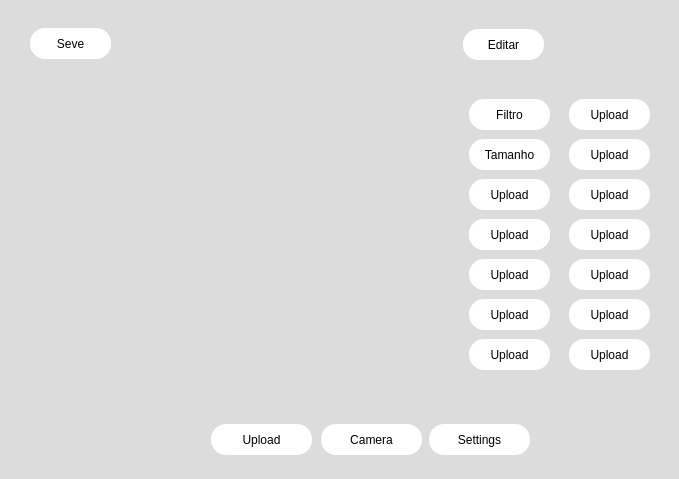
<?xml version="1.0" encoding="UTF-8"?>
<ui version="4.0">
 <class>MainWindow</class>
 <widget class="QMainWindow" name="MainWindow">
  <property name="geometry">
   <rect>
    <x>0</x>
    <y>0</y>
    <width>679</width>
    <height>479</height>
   </rect>
  </property>
  <property name="windowTitle">
   <string>Bosch Foto</string>
  </property>
  <property name="windowIcon">
   <iconset>
    <normaloff>img/simple-brand-bosch-logo-3d-download-png-14-removebg-preview.png</normaloff>img/simple-brand-bosch-logo-3d-download-png-14-removebg-preview.png</iconset>
  </property>
  <property name="styleSheet">
   <string notr="true">background-color: rgb(220, 220, 220);</string>
  </property>
  <widget class="QWidget" name="centralwidget">
   <widget class="QLabel" name="label_2">
    <property name="geometry">
     <rect>
      <x>0</x>
      <y>0</y>
      <width>681</width>
      <height>481</height>
     </rect>
    </property>
    <property name="maximumSize">
     <size>
      <width>901</width>
      <height>601</height>
     </size>
    </property>
    <property name="sizeIncrement">
     <size>
      <width>901</width>
      <height>601</height>
     </size>
    </property>
    <property name="baseSize">
     <size>
      <width>901</width>
      <height>601</height>
     </size>
    </property>
    <property name="text">
     <string/>
    </property>
    <property name="pixmap">
     <pixmap>S:/PM/ter/ets/Inter_Setor/COMPARTILHADO/APRENDIZES/DIGITAL_SOLUTIONS_03/DANILO_WILLIAM_DE_SOUZA_ELIAS/shered_acces/img/compartilado_fundo.png</pixmap>
    </property>
    <property name="scaledContents">
     <bool>true</bool>
    </property>
   </widget>
   <widget class="QLabel" name="label">
    <property name="geometry">
     <rect>
      <x>139</x>
      <y>414</y>
      <width>411</width>
      <height>51</height>
     </rect>
    </property>
    <property name="styleSheet">
     <string notr="true">border-radius:20px;</string>
    </property>
    <property name="text">
     <string/>
    </property>
   </widget>
   <widget class="QPushButton" name="CAMERA">
    <property name="geometry">
     <rect>
      <x>321</x>
      <y>424</y>
      <width>101</width>
      <height>31</height>
     </rect>
    </property>
    <property name="cursor">
     <cursorShape>PointingHandCursor</cursorShape>
    </property>
    <property name="styleSheet">
     <string notr="true">QPushButton {
	background-color: rgb(255, 255, 255);
	border-radius:15px;
color: rgb(0, 0, 0);
	font: 10pt &quot;Tahoma&quot;;

}
QPushButton:hover {
	color: rgb(175, 175, 175);
}</string>
    </property>
    <property name="text">
     <string>Camera</string>
    </property>
    <property name="icon">
     <iconset>
      <normaloff>../img/camera.png</normaloff>../img/camera.png</iconset>
    </property>
   </widget>
   <widget class="QPushButton" name="EDITAR">
    <property name="geometry">
     <rect>
      <x>463</x>
      <y>29</y>
      <width>81</width>
      <height>31</height>
     </rect>
    </property>
    <property name="cursor">
     <cursorShape>PointingHandCursor</cursorShape>
    </property>
    <property name="styleSheet">
     <string notr="true">QPushButton {
	background-color: rgb(255, 255, 255);
	border-radius:15px;
color: rgb(0, 0, 0);
	font: 10pt &quot;Tahoma&quot;;

}
QPushButton:hover {
	color: rgb(175, 175, 175);
}</string>
    </property>
    <property name="text">
     <string>Editar</string>
    </property>
    <property name="icon">
     <iconset>
      <normaloff>../img/edicao-de-fotos.png</normaloff>../img/edicao-de-fotos.png</iconset>
    </property>
   </widget>
   <widget class="QPushButton" name="SETTINGS">
    <property name="geometry">
     <rect>
      <x>429</x>
      <y>424</y>
      <width>101</width>
      <height>31</height>
     </rect>
    </property>
    <property name="cursor">
     <cursorShape>PointingHandCursor</cursorShape>
    </property>
    <property name="styleSheet">
     <string notr="true">QPushButton {
	background-color: rgb(255, 255, 255);
	border-radius:15px;
color: rgb(0, 0, 0);
	font: 10pt &quot;Tahoma&quot;;

}
QPushButton:hover {
	color: rgb(175, 175, 175);
}</string>
    </property>
    <property name="text">
     <string>Settings</string>
    </property>
    <property name="icon">
     <iconset>
      <normaloff>../img/settings.png</normaloff>../img/settings.png</iconset>
    </property>
   </widget>
   <widget class="QLabel" name="label_3">
    <property name="geometry">
     <rect>
      <x>156</x>
      <y>424</y>
      <width>31</width>
      <height>31</height>
     </rect>
    </property>
    <property name="text">
     <string/>
    </property>
    <property name="pixmap">
     <pixmap>../img/simple-brand-bosch-logo-3d-download-png-14-removebg-preview.png</pixmap>
    </property>
    <property name="scaledContents">
     <bool>true</bool>
    </property>
   </widget>
   <widget class="QPushButton" name="UPLOAD">
    <property name="geometry">
     <rect>
      <x>211</x>
      <y>424</y>
      <width>101</width>
      <height>31</height>
     </rect>
    </property>
    <property name="cursor">
     <cursorShape>PointingHandCursor</cursorShape>
    </property>
    <property name="styleSheet">
     <string notr="true">QPushButton {
	background-color: rgb(255, 255, 255);
	border-radius:15px;
color: rgb(0, 0, 0);
	font: 10pt &quot;Tahoma&quot;;

}
QPushButton:hover {
	color: rgb(175, 175, 175);
}</string>
    </property>
    <property name="text">
     <string>Upload</string>
    </property>
    <property name="icon">
     <iconset>
      <normaloff>../img/envio.png</normaloff>../img/envio.png</iconset>
    </property>
   </widget>
   <widget class="QLabel" name="LABEL_EDIT">
    <property name="geometry">
     <rect>
      <x>450</x>
      <y>20</y>
      <width>211</width>
      <height>381</height>
     </rect>
    </property>
    <property name="styleSheet">
     <string notr="true">border-radius:15px;</string>
    </property>
    <property name="text">
     <string/>
    </property>
   </widget>
   <widget class="QPushButton" name="VOLTAR_ESQUERDA">
    <property name="geometry">
     <rect>
      <x>5</x>
      <y>445</y>
      <width>31</width>
      <height>31</height>
     </rect>
    </property>
    <property name="cursor">
     <cursorShape>PointingHandCursor</cursorShape>
    </property>
    <property name="styleSheet">
     <string notr="true">QPushButton {
	background-color: rgb(220, 220, 220);
	border-radius:15px;
color: rgb(0, 0, 0);
	font: 10pt &quot;Tahoma&quot;;

}
QPushButton:hover {
background-color: rgb(204, 204, 204);
	color: rgb(175, 175, 175);
}</string>
    </property>
    <property name="text">
     <string/>
    </property>
    <property name="icon">
     <iconset>
      <normaloff>../img/flecha.png</normaloff>../img/flecha.png</iconset>
    </property>
    <property name="iconSize">
     <size>
      <width>13</width>
      <height>13</height>
     </size>
    </property>
   </widget>
   <widget class="QPushButton" name="VOLTAR_DIREITA">
    <property name="geometry">
     <rect>
      <x>643</x>
      <y>443</y>
      <width>31</width>
      <height>31</height>
     </rect>
    </property>
    <property name="cursor">
     <cursorShape>PointingHandCursor</cursorShape>
    </property>
    <property name="styleSheet">
     <string notr="true">QPushButton {
	background-color: rgb(220, 220, 220);
	border-radius:15px;
color: rgb(0, 0, 0);
	font: 10pt &quot;Tahoma&quot;;

}
QPushButton:hover {
background-color: rgb(204, 204, 204);
	color: rgb(175, 175, 175);
}</string>
    </property>
    <property name="text">
     <string/>
    </property>
    <property name="icon">
     <iconset>
      <normaloff>../img/flecha.png</normaloff>../img/flecha.png</iconset>
    </property>
    <property name="iconSize">
     <size>
      <width>13</width>
      <height>13</height>
     </size>
    </property>
   </widget>
   <widget class="QPushButton" name="SEVE">
    <property name="geometry">
     <rect>
      <x>30</x>
      <y>28</y>
      <width>81</width>
      <height>31</height>
     </rect>
    </property>
    <property name="cursor">
     <cursorShape>PointingHandCursor</cursorShape>
    </property>
    <property name="styleSheet">
     <string notr="true">QPushButton {
	background-color: rgb(255, 255, 255);
	border-radius:15px;
color: rgb(0, 0, 0);
	font: 10pt &quot;Tahoma&quot;;

}
QPushButton:hover {
	color: rgb(175, 175, 175);
}</string>
    </property>
    <property name="text">
     <string>Seve</string>
    </property>
    <property name="icon">
     <iconset>
      <normaloff>../img/image.png</normaloff>../img/image.png</iconset>
    </property>
   </widget>
   <widget class="QLabel" name="label_6">
    <property name="geometry">
     <rect>
      <x>18</x>
      <y>20</y>
      <width>401</width>
      <height>71</height>
     </rect>
    </property>
    <property name="styleSheet">
     <string notr="true">border-radius:15px;</string>
    </property>
    <property name="text">
     <string/>
    </property>
   </widget>
   <widget class="QPushButton" name="IMG">
    <property name="geometry">
     <rect>
      <x>18</x>
      <y>70</y>
      <width>401</width>
      <height>331</height>
     </rect>
    </property>
    <property name="cursor">
     <cursorShape>PointingHandCursor</cursorShape>
    </property>
    <property name="styleSheet">
     <string notr="true">QPushButton {
background-color: rgb(220, 220, 220);
	border-radius:15px;

}
</string>
    </property>
    <property name="text">
     <string/>
    </property>
    <property name="icon">
     <iconset>
      <normaloff>img/Bosch.jpg</normaloff>img/Bosch.jpg</iconset>
    </property>
    <property name="iconSize">
     <size>
      <width>300</width>
      <height>300</height>
     </size>
    </property>
   </widget>
   <widget class="QStackedWidget" name="stackedWidget">
    <property name="geometry">
     <rect>
      <x>459</x>
      <y>79</y>
      <width>191</width>
      <height>311</height>
     </rect>
    </property>
    <property name="currentIndex">
     <number>0</number>
    </property>
    <widget class="QWidget" name="SCREEN_BUTON">
     <widget class="QPushButton" name="UPLOAD_2">
      <property name="geometry">
       <rect>
        <x>10</x>
        <y>20</y>
        <width>81</width>
        <height>31</height>
       </rect>
      </property>
      <property name="cursor">
       <cursorShape>PointingHandCursor</cursorShape>
      </property>
      <property name="styleSheet">
       <string notr="true">QPushButton {
	background-color: rgb(255, 255, 255);
	border-radius:15px;
color: rgb(0, 0, 0);
	font: 10pt &quot;Tahoma&quot;;

}
QPushButton:hover {
	color: rgb(175, 175, 175);
}</string>
      </property>
      <property name="text">
       <string>Filtro</string>
      </property>
     </widget>
     <widget class="QPushButton" name="UPLOAD_3">
      <property name="geometry">
       <rect>
        <x>10</x>
        <y>60</y>
        <width>81</width>
        <height>31</height>
       </rect>
      </property>
      <property name="cursor">
       <cursorShape>PointingHandCursor</cursorShape>
      </property>
      <property name="styleSheet">
       <string notr="true">QPushButton {
	background-color: rgb(255, 255, 255);
	border-radius:15px;
color: rgb(0, 0, 0);
	font: 10pt &quot;Tahoma&quot;;

}
QPushButton:hover {
	color: rgb(175, 175, 175);
}</string>
      </property>
      <property name="text">
       <string>Tamanho</string>
      </property>
     </widget>
     <widget class="QPushButton" name="UPLOAD_4">
      <property name="geometry">
       <rect>
        <x>10</x>
        <y>100</y>
        <width>81</width>
        <height>31</height>
       </rect>
      </property>
      <property name="cursor">
       <cursorShape>PointingHandCursor</cursorShape>
      </property>
      <property name="styleSheet">
       <string notr="true">QPushButton {
	background-color: rgb(255, 255, 255);
	border-radius:15px;
color: rgb(0, 0, 0);
	font: 10pt &quot;Tahoma&quot;;

}
QPushButton:hover {
	color: rgb(175, 175, 175);
}</string>
      </property>
      <property name="text">
       <string>Upload</string>
      </property>
     </widget>
     <widget class="QPushButton" name="UPLOAD_5">
      <property name="geometry">
       <rect>
        <x>10</x>
        <y>140</y>
        <width>81</width>
        <height>31</height>
       </rect>
      </property>
      <property name="cursor">
       <cursorShape>PointingHandCursor</cursorShape>
      </property>
      <property name="styleSheet">
       <string notr="true">QPushButton {
	background-color: rgb(255, 255, 255);
	border-radius:15px;
color: rgb(0, 0, 0);
	font: 10pt &quot;Tahoma&quot;;

}
QPushButton:hover {
	color: rgb(175, 175, 175);
}</string>
      </property>
      <property name="text">
       <string>Upload</string>
      </property>
      <property name="icon">
       <iconset>
        <normaloff>../img/envio.png</normaloff>../img/envio.png</iconset>
      </property>
     </widget>
     <widget class="QPushButton" name="UPLOAD_6">
      <property name="geometry">
       <rect>
        <x>10</x>
        <y>180</y>
        <width>81</width>
        <height>31</height>
       </rect>
      </property>
      <property name="cursor">
       <cursorShape>PointingHandCursor</cursorShape>
      </property>
      <property name="styleSheet">
       <string notr="true">QPushButton {
	background-color: rgb(255, 255, 255);
	border-radius:15px;
color: rgb(0, 0, 0);
	font: 10pt &quot;Tahoma&quot;;

}
QPushButton:hover {
	color: rgb(175, 175, 175);
}</string>
      </property>
      <property name="text">
       <string>Upload</string>
      </property>
     </widget>
     <widget class="QPushButton" name="UPLOAD_7">
      <property name="geometry">
       <rect>
        <x>10</x>
        <y>140</y>
        <width>81</width>
        <height>31</height>
       </rect>
      </property>
      <property name="cursor">
       <cursorShape>PointingHandCursor</cursorShape>
      </property>
      <property name="styleSheet">
       <string notr="true">QPushButton {
	background-color: rgb(255, 255, 255);
	border-radius:15px;
color: rgb(0, 0, 0);
	font: 10pt &quot;Tahoma&quot;;

}
QPushButton:hover {
	color: rgb(175, 175, 175);
}</string>
      </property>
      <property name="text">
       <string>Upload</string>
      </property>
     </widget>
     <widget class="QPushButton" name="UPLOAD_8">
      <property name="geometry">
       <rect>
        <x>10</x>
        <y>220</y>
        <width>81</width>
        <height>31</height>
       </rect>
      </property>
      <property name="cursor">
       <cursorShape>PointingHandCursor</cursorShape>
      </property>
      <property name="styleSheet">
       <string notr="true">QPushButton {
	background-color: rgb(255, 255, 255);
	border-radius:15px;
color: rgb(0, 0, 0);
	font: 10pt &quot;Tahoma&quot;;

}
QPushButton:hover {
	color: rgb(175, 175, 175);
}</string>
      </property>
      <property name="text">
       <string>Upload</string>
      </property>
     </widget>
     <widget class="QPushButton" name="UPLOAD_9">
      <property name="geometry">
       <rect>
        <x>10</x>
        <y>260</y>
        <width>81</width>
        <height>31</height>
       </rect>
      </property>
      <property name="cursor">
       <cursorShape>PointingHandCursor</cursorShape>
      </property>
      <property name="styleSheet">
       <string notr="true">QPushButton {
	background-color: rgb(255, 255, 255);
	border-radius:15px;
color: rgb(0, 0, 0);
	font: 10pt &quot;Tahoma&quot;;

}
QPushButton:hover {
	color: rgb(175, 175, 175);
}</string>
      </property>
      <property name="text">
       <string>Upload</string>
      </property>
     </widget>
     <widget class="QPushButton" name="UPLOAD_10">
      <property name="geometry">
       <rect>
        <x>110</x>
        <y>60</y>
        <width>81</width>
        <height>31</height>
       </rect>
      </property>
      <property name="cursor">
       <cursorShape>PointingHandCursor</cursorShape>
      </property>
      <property name="styleSheet">
       <string notr="true">QPushButton {
	background-color: rgb(255, 255, 255);
	border-radius:15px;
color: rgb(0, 0, 0);
	font: 10pt &quot;Tahoma&quot;;

}
QPushButton:hover {
	color: rgb(175, 175, 175);
}</string>
      </property>
      <property name="text">
       <string>Upload</string>
      </property>
     </widget>
     <widget class="QPushButton" name="UPLOAD_11">
      <property name="geometry">
       <rect>
        <x>110</x>
        <y>180</y>
        <width>81</width>
        <height>31</height>
       </rect>
      </property>
      <property name="cursor">
       <cursorShape>PointingHandCursor</cursorShape>
      </property>
      <property name="styleSheet">
       <string notr="true">QPushButton {
	background-color: rgb(255, 255, 255);
	border-radius:15px;
color: rgb(0, 0, 0);
	font: 10pt &quot;Tahoma&quot;;

}
QPushButton:hover {
	color: rgb(175, 175, 175);
}</string>
      </property>
      <property name="text">
       <string>Upload</string>
      </property>
     </widget>
     <widget class="QPushButton" name="UPLOAD_12">
      <property name="geometry">
       <rect>
        <x>110</x>
        <y>20</y>
        <width>81</width>
        <height>31</height>
       </rect>
      </property>
      <property name="cursor">
       <cursorShape>PointingHandCursor</cursorShape>
      </property>
      <property name="styleSheet">
       <string notr="true">QPushButton {
	background-color: rgb(255, 255, 255);
	border-radius:15px;
color: rgb(0, 0, 0);
	font: 10pt &quot;Tahoma&quot;;

}
QPushButton:hover {
	color: rgb(175, 175, 175);
}</string>
      </property>
      <property name="text">
       <string>Upload</string>
      </property>
     </widget>
     <widget class="QPushButton" name="UPLOAD_13">
      <property name="geometry">
       <rect>
        <x>110</x>
        <y>140</y>
        <width>81</width>
        <height>31</height>
       </rect>
      </property>
      <property name="cursor">
       <cursorShape>PointingHandCursor</cursorShape>
      </property>
      <property name="styleSheet">
       <string notr="true">QPushButton {
	background-color: rgb(255, 255, 255);
	border-radius:15px;
color: rgb(0, 0, 0);
	font: 10pt &quot;Tahoma&quot;;

}
QPushButton:hover {
	color: rgb(175, 175, 175);
}</string>
      </property>
      <property name="text">
       <string>Upload</string>
      </property>
     </widget>
     <widget class="QPushButton" name="UPLOAD_14">
      <property name="geometry">
       <rect>
        <x>110</x>
        <y>220</y>
        <width>81</width>
        <height>31</height>
       </rect>
      </property>
      <property name="cursor">
       <cursorShape>PointingHandCursor</cursorShape>
      </property>
      <property name="styleSheet">
       <string notr="true">QPushButton {
	background-color: rgb(255, 255, 255);
	border-radius:15px;
color: rgb(0, 0, 0);
	font: 10pt &quot;Tahoma&quot;;

}
QPushButton:hover {
	color: rgb(175, 175, 175);
}</string>
      </property>
      <property name="text">
       <string>Upload</string>
      </property>
     </widget>
     <widget class="QPushButton" name="UPLOAD_15">
      <property name="geometry">
       <rect>
        <x>110</x>
        <y>260</y>
        <width>81</width>
        <height>31</height>
       </rect>
      </property>
      <property name="cursor">
       <cursorShape>PointingHandCursor</cursorShape>
      </property>
      <property name="styleSheet">
       <string notr="true">QPushButton {
	background-color: rgb(255, 255, 255);
	border-radius:15px;
color: rgb(0, 0, 0);
	font: 10pt &quot;Tahoma&quot;;

}
QPushButton:hover {
	color: rgb(175, 175, 175);
}</string>
      </property>
      <property name="text">
       <string>Upload</string>
      </property>
     </widget>
     <widget class="QPushButton" name="UPLOAD_16">
      <property name="geometry">
       <rect>
        <x>110</x>
        <y>100</y>
        <width>81</width>
        <height>31</height>
       </rect>
      </property>
      <property name="cursor">
       <cursorShape>PointingHandCursor</cursorShape>
      </property>
      <property name="styleSheet">
       <string notr="true">QPushButton {
	background-color: rgb(255, 255, 255);
	border-radius:15px;
color: rgb(0, 0, 0);
	font: 10pt &quot;Tahoma&quot;;

}
QPushButton:hover {
	color: rgb(175, 175, 175);
}</string>
      </property>
      <property name="text">
       <string>Upload</string>
      </property>
     </widget>
    </widget>
    <widget class="QWidget" name="page_2"/>
   </widget>
   <zorder>label_2</zorder>
   <zorder>label</zorder>
   <zorder>CAMERA</zorder>
   <zorder>SETTINGS</zorder>
   <zorder>label_3</zorder>
   <zorder>UPLOAD</zorder>
   <zorder>LABEL_EDIT</zorder>
   <zorder>VOLTAR_ESQUERDA</zorder>
   <zorder>VOLTAR_DIREITA</zorder>
   <zorder>label_6</zorder>
   <zorder>SEVE</zorder>
   <zorder>IMG</zorder>
   <zorder>EDITAR</zorder>
   <zorder>stackedWidget</zorder>
  </widget>
 </widget>
 <resources/>
 <connections/>
</ui>
